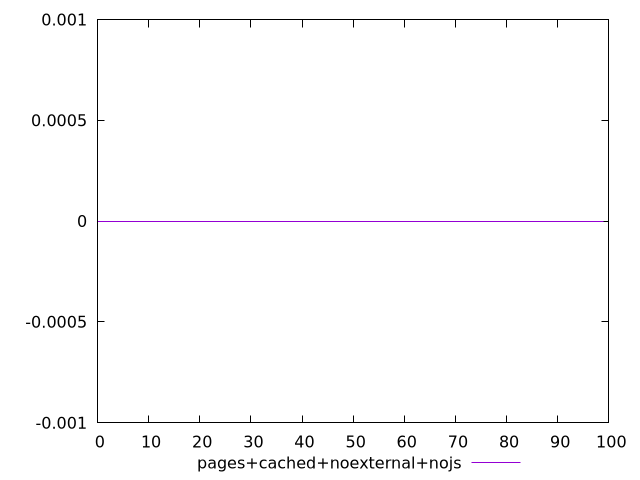

The script that saved this image:
$_pagesCachedNoexternalNojs <<EOF
0
0
0
0
0
0
0
0
0
0
0
0
0
0
0
0
0
0
0
0
0
0
0
0
0
0
0
0
0
0
0
0
0
0
0
0
0
0
0
0
0
0
0
0
0
0
0
0
0
0
0
0
0
0
0
0
0
0
0
0
0
0
0
0
0
0
0
0
0
0
0
0
0
0
0
0
0
0
0
0
0
0
0
0
0
0
0
0
0
0
0
0
0
0
0
0
0
0
0
0
EOF
set key outside below
set terminal pngcairo
set output "report_00004_2020-11-02T20-21-41.718Z/performance_score/pages+cached+noexternal+nojs//score.png"
set yrange [-0.001:0.001]
plot $_pagesCachedNoexternalNojs title "pages+cached+noexternal+nojs" with line ,
